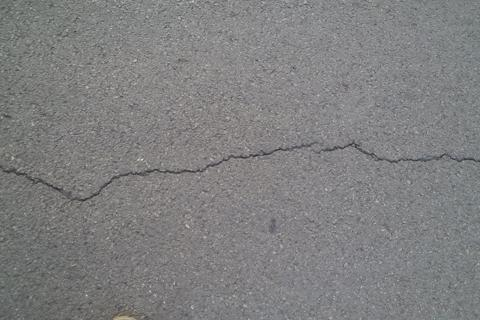
#> input picture dataset/CrackForest-dataset-master/image/001.jpg, 480 x 320 px
$ jupyter execute --allow-errors phase_congruency.ipynb
#> lines starting #> are read from the running program, lines starting #| are printed output that depends on the picture; after the words box and inside, x2 and y2 are one past the last pixel; in counts of white or black regions, pixels touching at a corner belong together
# Phase Congruency–Guided Ridge Crack Detection

## 0) Setup + Imports

[cell 1]
import os, glob, math
import numpy as np
import cv2
import matplotlib.pyplot as plt

from scipy import ndimage as ndi
from scipy.fft import fft2, ifft2, fftshift
from skimage import exposure
from skimage.morphology import skeletonize, remove_small_objects
from skimage.measure import label, regionprops

np.set_printoptions(precision=4, suppress=True)

def show(img, title="", cmap=None, figsize=(7,4)):
    plt.figure(figsize=figsize)
    if img.ndim == 2:
        plt.imshow(img, cmap=cmap)
    else:
        plt.imshow(img)
    plt.title(title)
    plt.axis("off")
    plt.show()

# [7 lines left out: function overlay_mask, not called in this run]

## 1) Load Image

[cell 2]
BASE = "./dataset/CrackForest-dataset-master"
IMAGE_ID = "001"
IMAGE_PATH = None
GT_PATH = None

def autodetect_paths(base, image_id):
    img_candidates = []
    for folder in ["image", "images", "Image", "Images"]:
        img_candidates += glob.glob(os.path.join(base, folder, f"{image_id}.*"))
    img_candidates = [p for p in img_candidates if os.path.splitext(p)[1].lower() in [".jpg",".jpeg",".png",".bmp",".tif",".tiff"]]
    img_candidates = sorted(img_candidates)

    gt_candidates = []
    for folder in ["groundtruth_seg_masks", "groundtruthn_seg_masks", "groundtruth", "mask", "masks"]:
        gt_candidates += glob.glob(os.path.join(base, folder, f"{image_id}.*"))
    gt_candidates += glob.glob(os.path.join(base, "groundtruth*_seg_masks", f"{image_id}.*"))
    gt_candidates = [p for p in gt_candidates if os.path.splitext(p)[1].lower() in [".png",".jpg",".jpeg",".bmp",".tif",".tiff"]]
    gt_candidates = sorted(gt_candidates)
    return (img_candidates[0] if img_candidates else None,
            gt_candidates[0] if gt_candidates else None)

if IMAGE_PATH is None:
    IMAGE_PATH, auto_gt = autodetect_paths(BASE, IMAGE_ID)
    if GT_PATH is None:
        GT_PATH = auto_gt

print("CWD:", os.getcwd())
print("IMAGE_PATH:", IMAGE_PATH)
print("GT_PATH   :", GT_PATH)

assert IMAGE_PATH is not None and os.path.isfile(IMAGE_PATH), f"Image not found: {IMAGE_PATH}"

bgr = cv2.imread(IMAGE_PATH, cv2.IMREAD_COLOR)
#> bgr is the input picture: shape (320, 480, 3); mean B, G, R 128.2, 127.8, 127.9
if bgr is None:
    raise RuntimeError(f"cv2.imread failed: {IMAGE_PATH}")

rgb  = cv2.cvtColor(bgr, cv2.COLOR_BGR2RGB)
gray = cv2.cvtColor(bgr, cv2.COLOR_BGR2GRAY).astype(np.float32) / 255.0

gt = None
if GT_PATH is not None and os.path.isfile(GT_PATH):
    gt_raw = cv2.imread(GT_PATH, cv2.IMREAD_GRAYSCALE)
    if gt_raw is not None:
        gt = (gt_raw > 0).astype(np.uint8)

show(rgb, f"Sample RGB: {os.path.basename(IMAGE_PATH)}")
show(gray, "Gray (0..1)", cmap="gray")
if gt is not None:
    show(gt, "GT mask (optional)", cmap="gray")

## 2) Preprocess (crack-friendly): illumination flatten + black-hat (dark thin lines)

[cell 3]
# ---- illumination flatten (high-pass) ----
# gray is float32 in [0,1]
blur_sigma = 12  # 8..20 (bigger = more flatten)
lowfreq = cv2.GaussianBlur(gray, (0,0), blur_sigma)
gray_flat = np.clip(gray - lowfreq + 0.5, 0, 1).astype(np.float32)

# ---- black-hat (enhance dark thin lines) ----
# Use uint8 for morphology stability
g8 = (gray_flat * 255).astype(np.uint8)
bh_ksize = 15  # 9..25 (bigger = enhance wider cracks; too big -> artifacts)
bh_kernel = cv2.getStructuringElement(cv2.MORPH_ELLIPSE, (bh_ksize, bh_ksize))
blackhat = cv2.morphologyEx(g8, cv2.MORPH_BLACKHAT, bh_kernel)
blackhat = (blackhat.astype(np.float32) / 255.0)

# Normalize helpers
def norm01(x):
    x = x.astype(np.float32)
    return (x - x.min()) / (x.max() - x.min() + 1e-8)

gray_pc   = norm01(gray_flat)        # for phase congruency
gray_ridge = norm01(blackhat)        # for Hessian/ridge (dark-line prior)

show(gray_flat, "Gray flatten (0..1)")
show(blackhat, "Black-hat (dark crack enhanced)")

## 3) Phase Congruency (Kovesi-style, simplified)

[cell 4]
# [95 lines left out: functions _lowpass_filter, _log_gabor, _angular_filter, phase_congruency_2d, not called in this run]

### (Optional) Use `phasepack` (Kovesi) if available

[cell 5]
USE_PHASEPACK = False
try:
    from phasepack import phasecong
    USE_PHASEPACK = True
    print("✅ phasepack available: will use Kovesi phasecong()")
except Exception as e:
    print("ℹ️ phasepack not found -> fallback to simplified phase_congruency_2d().")
    USE_PHASEPACK = False

def compute_pc(gray01, nscale=4, norient=6, minWavelength=3.0, mult=2.1, sigmaOnf=0.55, k=2.0, cutOff=0.5, g=10):
    if USE_PHASEPACK:
        out = phasecong(
            gray01, nscale=nscale, norient=norient,
            minWaveLength=minWavelength, mult=mult,
            sigmaOnf=sigmaOnf, k=k, cutOff=cutOff, g=g
        )
        pc = out[0]
        orient = out[1]
        pc = np.clip(pc, 0, 1).astype(np.float32)
        orient = (orient % np.pi).astype(np.float32)
        return pc, orient

#> (a cell that did not finish here is left out)

## 4) Multi-scale / multi-orientation tuning (crack-friendly)

#> (a cell that did not finish here is left out)

show(pc2, "Input #2 — Tuned multi-scale PC", cmap="gray")

## 5) Orientation Coherence (decrease texture)

[cell 8]
# [6 lines left out: function orientation_coherence, not called in this run]

#> (the rest of this cell did not finish here and is left out)

## 6) Hessian eigenvalues → Ridge magnitude

[cell 9]
def hessian_eigs(gray, sigma=2.0):
    I = gray.astype(np.float32)
    I = ndi.gaussian_filter(I, sigma=sigma)
    Ixx = ndi.gaussian_filter(I, sigma=sigma, order=(2,0))
    Iyy = ndi.gaussian_filter(I, sigma=sigma, order=(0,2))
    Ixy = ndi.gaussian_filter(I, sigma=sigma, order=(1,1))

    tmp = np.sqrt((Ixx - Iyy)**2 + 4.0*(Ixy**2))
    l1 = 0.5*(Ixx + Iyy + tmp)
    l2 = 0.5*(Ixx + Iyy - tmp)

    swap = np.abs(l1) < np.abs(l2)
    l1s = l1.copy(); l2s = l2.copy()
    l1s[swap], l2s[swap] = l2[swap], l1[swap]
    return l1s.astype(np.float32), l2s.astype(np.float32)

# ---- Multi-sigma ridge fusion (stronger & more stable) ----
ridge_sigmas = [1.2, 2.0, 3.0]   # tune: [1.0..4.0]
l1_list, l2_list, mag_list = [], [], []
for s in ridge_sigmas:
    l1_s, l2_s = hessian_eigs(gray_ridge, sigma=s)  # use black-hat enhanced image
    mag = np.abs(l1_s)
    # robust clip to suppress rare spikes
    mag = np.clip(mag, 0, np.percentile(mag, 99.5))
    mag_list.append(mag)
#> this loop made 3 passes
#> pass 1, in hessian_eigs, `Ixy = ndi.gaussian_filter(I, sigma=sigma, order=(1,1))`:
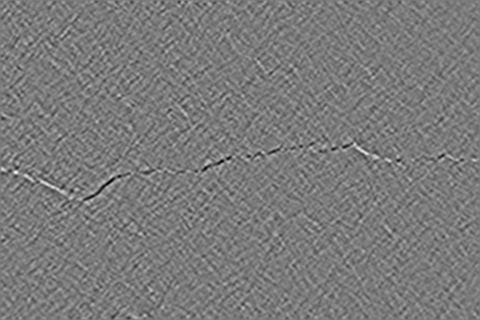
#> Ixy: shape (320, 480) float32; min -0.0363, max 0.0388, mean -2.32e-07; drawn with min black and max white
#> after the loop, mag_list = 3 items

ridge_mag = np.max(np.stack(mag_list, axis=0), axis=0).astype(np.float32)
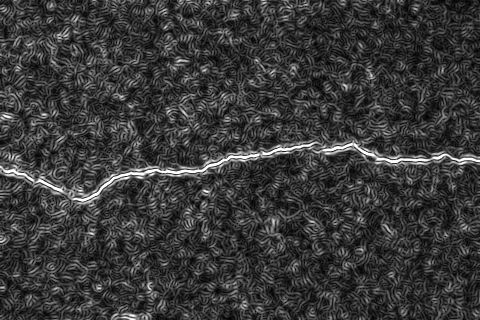
#> ridge_mag: shape (320, 480) float32; min 0.000567, max 0.0441, mean 0.0104; drawn with min black and max white
ridge_mag = ridge_mag / (ridge_mag.max() + 1e-9)

# keep eigenvalues from the *best* scale per pixel (for anisotropy)
best_idx = np.argmax(np.stack(mag_list, axis=0), axis=0)
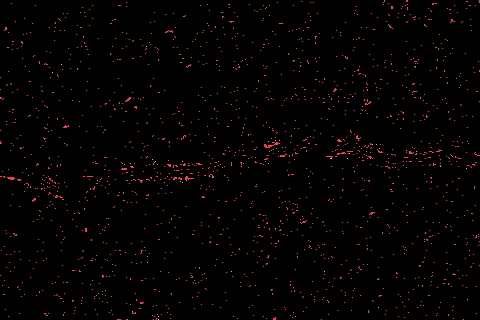
#> best_idx: shape (320, 480) int64; 3 distinct labels, from 0 to 2; one colour per label, 0 black
# pick l1,l2 per-pixel
l1 = np.zeros_like(ridge_mag, np.float32)
l2 = np.zeros_like(ridge_mag, np.float32)
for i, s in enumerate(ridge_sigmas):
    l1_s, l2_s = hessian_eigs(gray_ridge, sigma=s)
    sel = (best_idx == i)
    l1[sel] = l1_s[sel]
    l2[sel] = l2_s[sel]
#> this loop made 3 passes
#> pass 1, in hessian_eigs (call 4), `tmp = np.sqrt((Ixx - Iyy)**2 + 4.0*(Ixy**2))`:
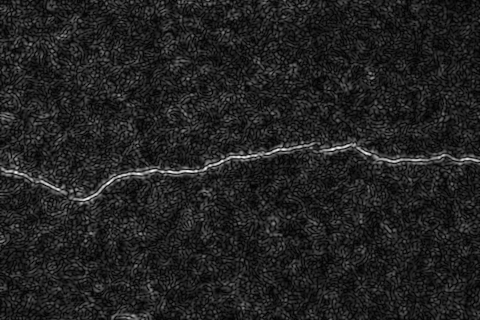
#> tmp: shape (320, 480) float32; min 1.93e-05, max 0.0829, mean 0.011; drawn with min black and max white
#> pass 1, in hessian_eigs (call 4), `l2 = 0.5*(Ixx + Iyy - tmp)`:
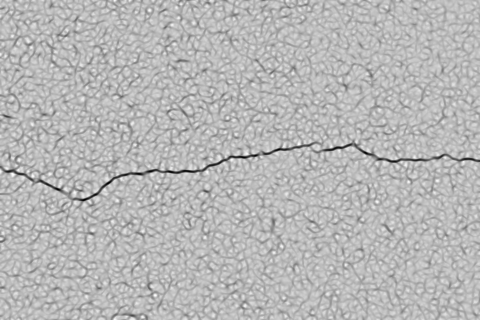
#> l2: shape (320, 480) float32; min -0.0795, max 0.0232, mean -0.00549; drawn with min black and max white
#> pass 1, in hessian_eigs (call 4), `swap = np.abs(l1) < np.abs(l2)`:
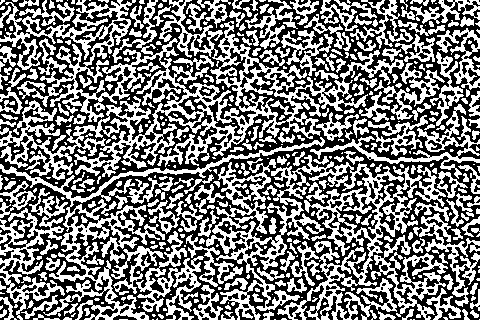
#> swap: shape (320, 480) bool; 47.9% white; 445 white regions (204 under 20 px), largest, box (x1, y1, x2, y2) and area: (0, 0, 404, 180) 18951, (206, 155, 446, 320) 11565, (0, 137, 325, 320) 5627
#> after the loop:
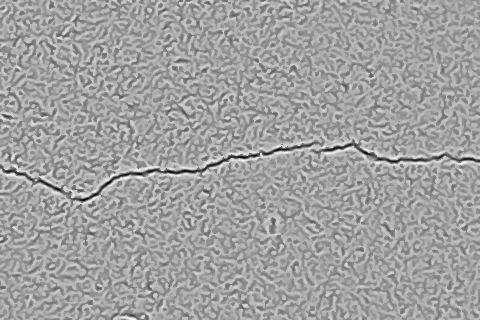
#> l1: shape (320, 480) float32; min -0.0795, max 0.0461, mean 7.82e-05; drawn with min black and max white
#> after the loop:
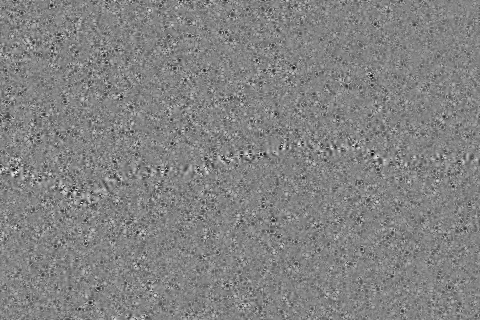
#> l2: shape (320, 480) float32; min -0.0311, max 0.0293, mean -8.18e-05; drawn with min black and max white

show(ridge_mag, "Input #4 — Multi-sigma Hessian ridge magnitude (from black-hat)", cmap="gray")

## 7) Combine: (PC×coh) × ridge magnitude

#> (a cell that did not finish here is left out)

## 8) Anisotropy filter (omit blob/texture)

[cell 11]
anis = (np.abs(l1) - np.abs(l2)) / (np.abs(l1) + np.abs(l2) + 1e-9)
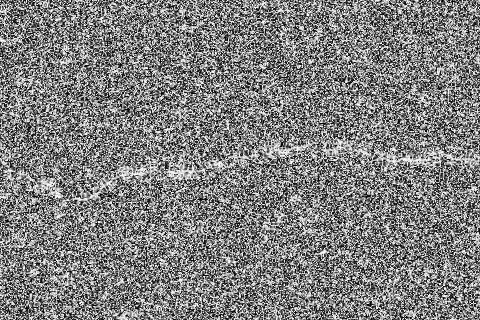
#> anis: shape (320, 480) float32; min 1.31e-05, max 1, mean 0.501
anis = np.clip(anis, 0, 1).astype(np.float32)

#> (the rest of this cell did not finish here and is left out)

## 9) Adaptive threshold (percentile) → Darkness prior (crack = dark line)

[cell 12]
# darkness in [0,1] (higher = darker)
dark = np.clip(0.6 - gray_flat, 0, 1).astype(np.float32)
dark = dark / (dark.max() + 1e-9)
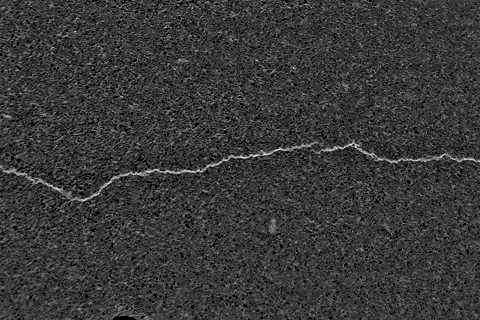
#> dark: shape (320, 480) float32; min 0, max 1, mean 0.224

#> (the rest of this cell did not finish here and is left out)
